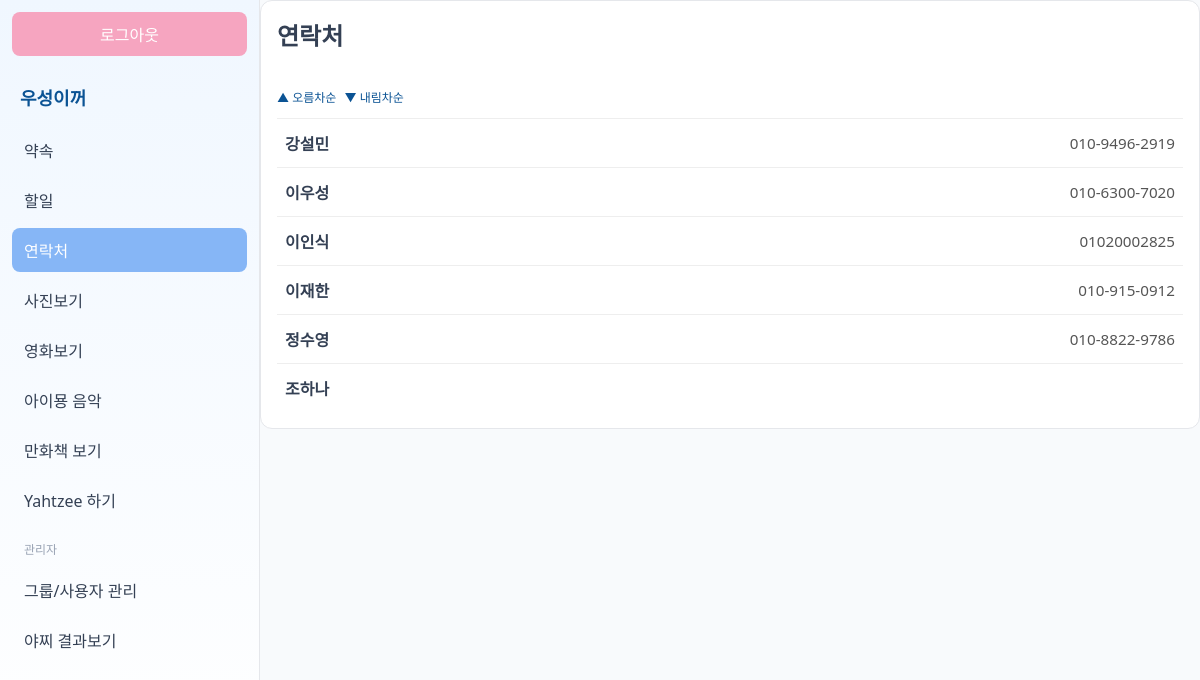
/index.php?page=contacts (signed in), run on the app's committed database.
### tables this page shows
CREATE TABLE `users` (
  `id` int(11) NOT NULL,
  `username` varchar(50) NOT NULL,
  `password_hash` varchar(255) NOT NULL,
  `phone` varchar(20) DEFAULT NULL,
  `is_admin` tinyint(1) NOT NULL DEFAULT 0,
  `created_at` datetime NOT NULL DEFAULT current_timestamp()
);

### index.php (called while the page is built, shortened)
<?php
require __DIR__.'/views/layout.php';

### lib/utils.php (called while the page is built, shortened)
<?php
function h(?string $s): string {
    return htmlspecialchars($s ?? '', ENT_QUOTES, 'UTF-8');
}
function base_url(string $path = ''): string {
    return rtrim(BASE_URL, '/') . '/' . ltrim($path, '/');
}

### lib/db.php (called while the page is built, shortened)
<?php
function db(): PDO {
    static $pdo = null;
    if ($pdo !== null) {
        return $pdo;
    }
    $dsn = sprintf('mysql:host=%s;dbname=%s;charset=%s', DB_HOST, DB_NAME, DB_CHARSET);
    $options = [
        PDO::ATTR_ERRMODE            => PDO::ERRMODE_EXCEPTION,
        PDO::ATTR_DEFAULT_FETCH_MODE => PDO::FETCH_ASSOC,
        PDO::ATTR_EMULATE_PREPARES   => false,
    ];
    try {
        $pdo = new PDO($dsn, DB_USER, DB_PASS, $options);
    } catch (PDOException $e) {
        throw new PDOException($e->getMessage(), (int)$e->getCode());
    }
    return $pdo;
}

### views/contacts.php (the view, shortened to what this page needs)
<?php
require_once __DIR__.'/../init.php';
$sort = strtolower($_GET['sort'] ?? 'asc');
$sort = in_array($sort, ['asc','desc'], true) ? $sort : 'asc';
$order = $sort === 'desc' ? 'DESC' : 'ASC';
if (is_admin()) {
  $sql = "SELECT u.id, u.username, u.phone
          FROM users u
          ORDER BY u.username $order";
  $rows = db()->query($sql)->fetchAll();
}
$base = base_url('index.php?page=contacts');
?>
<div class="panel">
  <div class="panel-header">
    <h2>연락처</h2>
  </div>
  <div class="panel-body">
    <div class="inline" style="gap:8px;margin:4px 0 12px;">
      <a class="outline small" href="<?=h($base.'&sort=asc')?>">▲ 오름차순</a>
      <a class="outline small" href="<?=h($base.'&sort=desc')?>">▼ 내림차순</a>
    </div>
    <?php if (empty($rows)): ?>
      <div class="empty">표시할 연락처가 없습니다.</div>
    <?php else: ?>
      <ul class="contact-list">
        <?php foreach($rows as $r): ?>
        <li class="contact-item">
          <span class="contact-name"><?=h($r['username'])?></span>
          <span class="contact-phone"><?=h($r['phone'])?></span>
        </li>
        <?php endforeach; ?>
      </ul>
    <?php endif; ?>
  </div>
</div>

### assets/css/style.css (style rules this page uses)
:root { --bg:#f8fafc; --panel:#ffffff; --ink:#344054; --muted:#98a2b3; --primary:#86b6f6; --primary-ink:#0b5394; --accent:#f6a5c0; --success:#88d4ab; --danger:#f4a3a3; --border:#e5e7eb; --br: 8px; }
* { box-sizing:border-box }
html,body { height:100% }
body { margin:0; font-family:system-ui,-apple-system,Segoe UI,Roboto,Apple SD Gothic Neo,Malgun Gothic,sans-serif; color:var(--ink); background:var(--bg); }
a { color:var(--primary-ink);text-decoration:none }
.panel { background:var(--panel);border:1px solid var(--border);border-radius:12px;padding:16px }
.panel-header { display:flex;align-items:center;justify-content:flex-start;gap:12px;margin-bottom:12px }
.panel-header h2 { margin:0 }
.panel-body { padding-top:12px }
.inline { display:inline-flex;gap:8px;align-items:center }
.small { margin-top:8px;font-size:12px }

### views/contacts.php (style rules this page uses)
.contact-list { list-style: none; padding: 0; margin: 0; border-top: 1px solid #eee; }
.contact-item { display: flex; justify-content: space-between; align-items: center; padding: 12px 8px; border-bottom: 1px solid #eee; }
.contact-item:last-child { border-bottom: none; }
.contact-name { font-weight: 600; font-size: 1rem; }
.contact-phone { color: #555; font-size: 0.95rem; }

### data on the page
users: username "강설민", phone "010-9496-2919"
users: username "이우성", phone "010-6300-7020"
users: username "이인식", phone "01020002825"
users: username "이재한", phone "010-915-0912"
users: username "정수영", phone "010-8822-9786"
users: username "조하나"

### other printed values
APP_NAME "우성이꺼"
